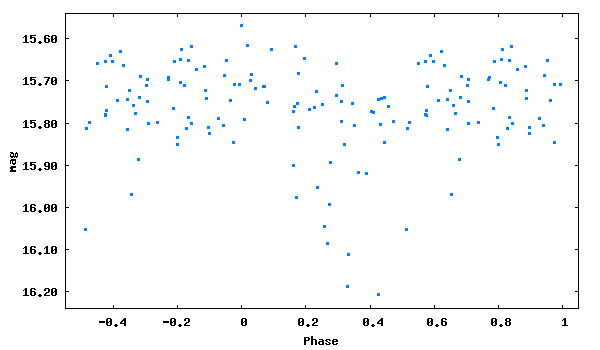

This chart was generated by the following gnuplot code:
set term png size 600,350 medium
set colors classic
set output 'phase_lc_20.png'
set xlabel 'Phase'
set ylabel 'mag'
#set title 'JDmax = 2450371.33000 + 0.1339130 x E'
set format y '%5.2f'
plot [-0.55:1.05][16.24:15.54] "phase_lc_20.dat" linecolor 3 pointtype 5 pointsize 0.3 title ""
